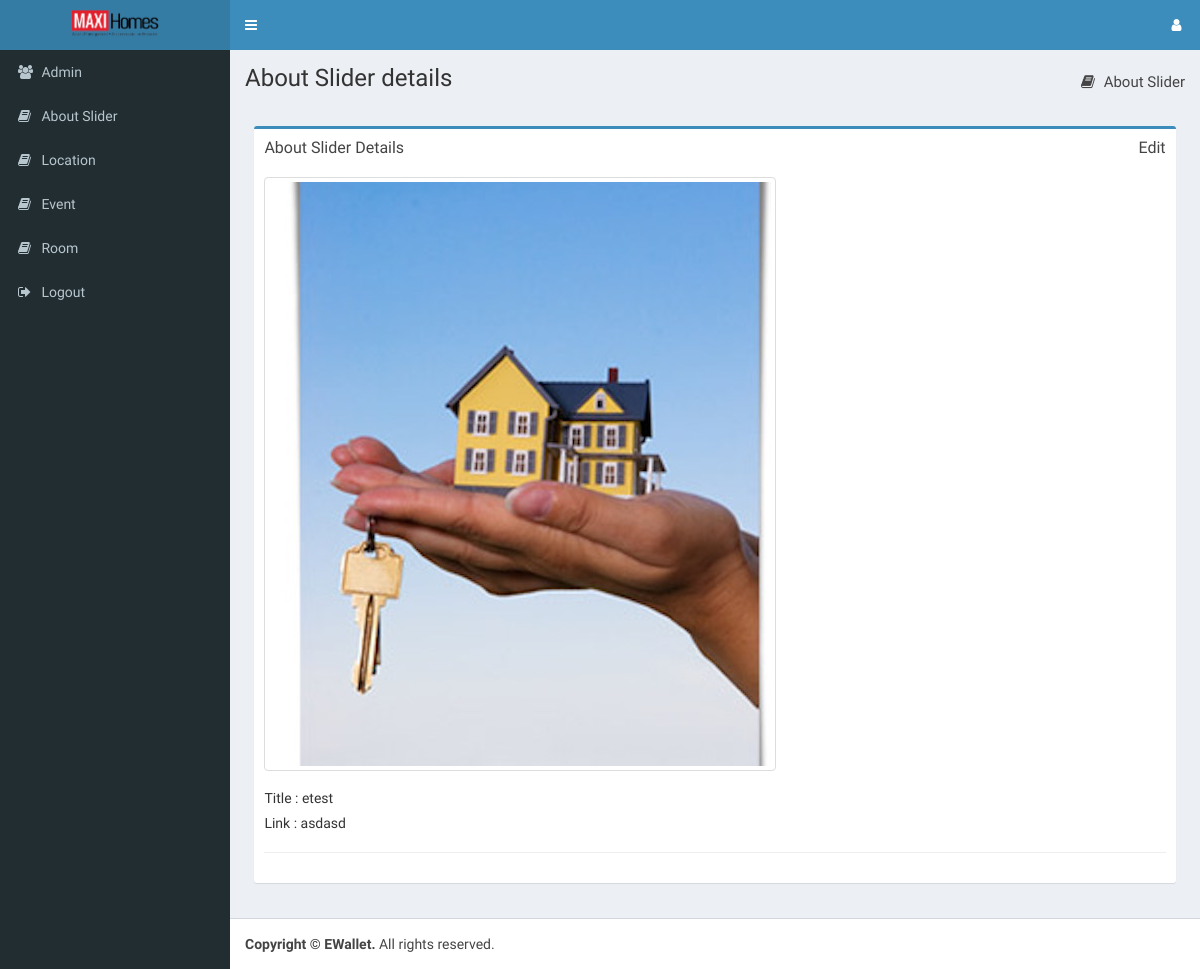
Screenshot of /AboutSlider/details/1 with the database file from the repository.
### tables this page shows
CREATE TABLE `about_slider` (
  `about_slider_id` int(128) NOT NULL,
  `title` varchar(128) NOT NULL,
  `thumbnail` varchar(256) NOT NULL,
  `link` varchar(256) NOT NULL
);

### application/controllers/AboutSlider.php (called while the page is built, shortened)
<?php
class AboutSlider extends CI_Controller {
    function __construct() {
        $this->load->model("Access_model");
        $this->load->model("AboutSlider_model");
    }
    function details($about_slider_id) {
        $about_slider = $this->AboutSlider_model->get_where(array(
            "about_slider_id" => $about_slider_id
        ));
        $this->page_data['about_slider'] = $about_slider[0];
        $this->load->view("admin/header", $this->page_data);
        $this->load->view("admin/about_slider/details");
        $this->load->view("admin/footer");
    }
}

### index.php (called while the page is built, shortened)
<?php
require_once BASEPATH.'core/CodeIgniter.php';

### application/models/AboutSlider_model.php (called while the page is built, shortened)
<?php
class AboutSlider_model extends CI_Model{
    public function get_where($where) {
        $this->db->select('*, location.name as location');
        $this->db->from('about_slider');
        $this->db->join('location', 'about_slider.about_slider_id = location.location_id', 'left');
        $this->db->where($where);
        $query = $this->db->get();
        return $query->result_array();
    }
}

### application/views/admin/about_slider/details.php (the view)
<section class="content-header">
    <h1>
        About Slider details
    </h1>
    <ol class="breadcrumb">
        <li><a href="<?= base_url() ?>AboutSlider/all"><i class="fa fa-book"></i> About Slider</a></li>
    </ol>
</section>
<br>
<section class="content">
    <div class="row">
        <div class="col-md-12 col-lg-12 col-sm-12 col-xs-12">
            <div class="box box-primary center">
                <div class="box-header">
                    <h3 class="panel-title">About Slider Details
                        <a class="pull-right" href="<?= site_url("AboutSlider/edit/" . $about_slider['about_slider_id']); ?>">
                            Edit
                        </a>
                    </h3>
                </div>
                <div class="box-body">
                    <div class="tab-pane fade in active" id="about_slider">
                        <div class="about-slider-thumbnail-container">
                            <img class="thumbnail img-responsive" src="<?= base_url() . $about_slider['thumbnail'] ?>">
                        </div>
                        <h5>Title : <?= $about_slider["title"] ?></h5>
                        <h5>Link : <?= $about_slider["link"] ?></h5>
                        <hr/>
                    </div>
                </div>
            </div>
        </div>
    </div>
</section>

### css/admin_style.css (style rules this page uses)
.thumbnail { max-width : 100%; max-height : 100%; }

### css/admin.css (style rules this page uses)
:root { --theme-color : #19898a; }
* { margin : 0; padding : 0; }
body,html { width : 100%; height : 100%; -webkit-overflow-scrolling: touch; }
a:link { text-decoration : none; }
.center { position : relative; margin-left : auto; margin-right : auto; width : 98%; }
.content-header>.breadcrumb { font-size : 15px; }

### rows the page displays
about_slider: thumbnail (picture), title "etest", link "asdasd"
